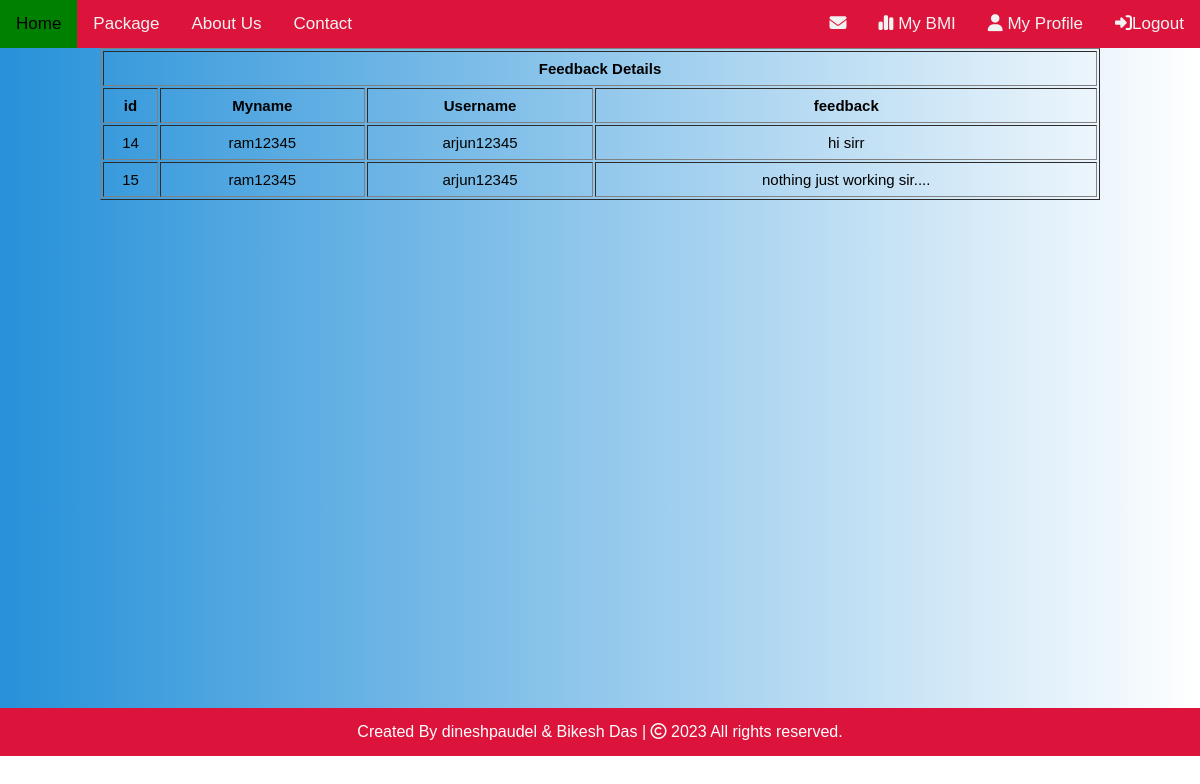
The app's page /tablefeedback.php (signed in) with its own data.
### tables this page shows
CREATE TABLE `feedback` (
  `id` int(11) NOT NULL,
  `trainername` varchar(255) NOT NULL,
  `username` varchar(255) NOT NULL,
  `message` varchar(255) NOT NULL
);

### tablefeedback.php (the view, shortened to what this page needs)
<?php
include "nav.php";
$users = [];
try {
    $conn = new mysqli('localhost', 'root', '', 'gym');
    $sql = "select * from feedback";
    $res = $conn->query($sql);
    if ($res->num_rows > 0) {
        while ($a = $res->fetch_assoc()) {
            array_push($users, $a);
        }
    }
} catch (Exception $e) {
    die('Database  Error : ' . $e->getMessage());
}
?>
<!DOCTYPE html>
<html lang="en">
<head>
</head>
<body>
    <div class="bgs">
        <div class="user">
            <table border="1px solid black">
                <tr>
                    <th colspan="11">Feedback Details</th>
                </tr>
                <tr>
                    <th>id</th>
                    <th>Myname</th>
                    <th>Username</th>
                    <th>feedback</th>
                </tr>
                <?php for ($i = 0; $i < count($users); $i++) { ?>
                    <tr>
                        <td><?php echo $users[$i]['id'] ?></td>
                        <td><?php echo $users[$i]['trainername'] ?></td>
                        <td><?php echo $users[$i]['username'] ?></td>
                        <td><?php echo $users[$i]['message'] ?></td>
                    </tr>
                <?php } ?>
            </table>
        </div>
    </div>
</body>
<?php include "footer.php";
?>
</html>

### nav.php (style rules this page uses)
* { margin: 0; padding: 0; box-sizing: border-box; }
body { margin: 0; font-family: Arial, Helvetica, sans-serif; }

### tablefeedback.php (style rules this page uses)
.bgs { height: 660px; background: linear-gradient(to right, #2691d9, #ffffff); }
.user { display: flex; justify-content: center; }
.user table { margin-top: auto; width: 1000px; }
.user table tr { height: 35px; }
.user table tr th { font-size: 15px; }
.user table tr td { text-align: center; font-size: 15px; margin: 5px; text-decoration: none; }

### records on screen
feedback: id "14", trainername "ram12345", username "arjun12345", message "hi sirr"
feedback: id "15", trainername "ram12345", username "arjun12345", message "nothing just working sir...."
